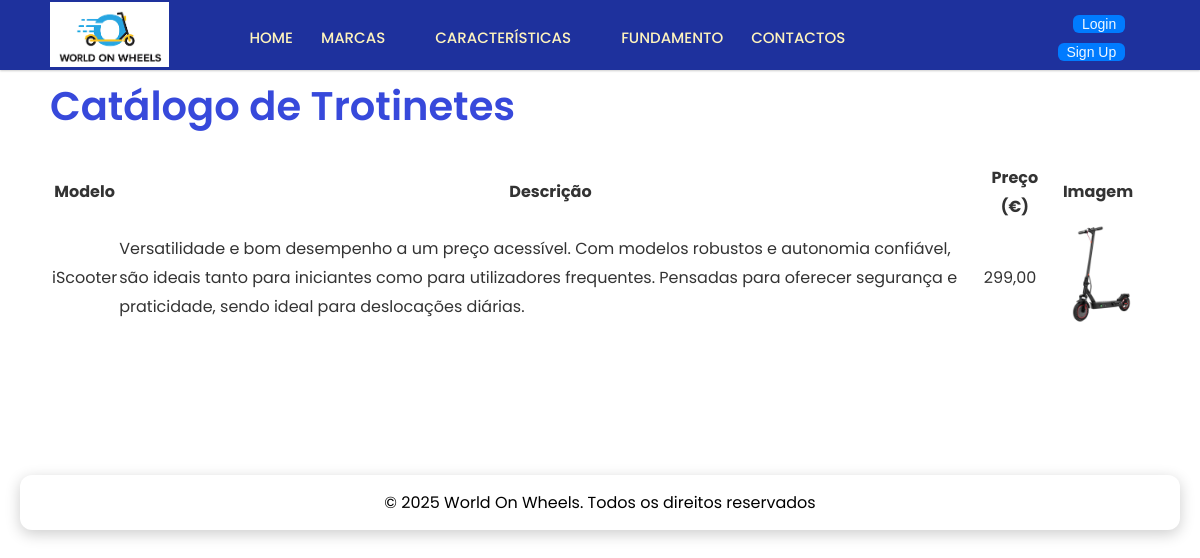
Page /urbanglidecatalog.php?m=2 on the committed database.
### tables this page shows
CREATE TABLE `trotinetes` (
  `id_trotinete` int(100) NOT NULL,
  `modelo` varchar(100) NOT NULL,
  `descricao` varchar(255) NOT NULL,
  `preco` float NOT NULL,
  `imagem` varchar(255) NOT NULL,
  `id_marca` int(11) NOT NULL
);

### ligaDados.php (called while the page is built, shortened)
<?php
class ligaDados {
    private $servidor = 'localhost';
    private $dbnome = 'dbwow';
    private $user = 'root';
    private $pass = '';
    public function __construct() {
        try {
            $this->liga = new PDO(
                'mysql:host=' . $this->servidor . ';dbname=' . $this->dbnome,
                $this->user,
                $this->pass,
                array(PDO::MYSQL_ATTR_INIT_COMMAND => "SET NAMES utf8")
            );
        } catch (PDOException $e) {
            echo 'ERRO: ' . $e->getMessage();
            die();
        }
    }
}
?>

### urbanglidecatalog.php (the view, shortened to what this page needs)
<?php
include('ligaDados.php');
$db = new ligaDados();
$marca_id = isset($_GET['m']) ? intval($_GET['m']) : 0;
$sql = "SELECT * FROM trotinetes WHERE id_marca = :id_marca";
$stmt = $db->liga->prepare($sql);
$stmt->bindParam(':id_marca', $marca_id, PDO::PARAM_INT);
$stmt->execute();
$result = $stmt->fetchAll(PDO::FETCH_ASSOC);
?>
<!DOCTYPE html>
<html lang="pt">
<head>
    <link rel="stylesheet" href="style.css">
</head>
<body>
<?php include('navegador.php'); ?>
<section>
    <h1>Catálogo de Trotinetes</h1>
    <?php if (count($result) > 0): ?>
        <table>
            <thead>
                <tr>
                    <th>Modelo</th>
                    <th>Descrição</th>
                    <th>Preço (€)</th>
                    <th>Imagem</th>
                </tr>
            </thead>
            <tbody>
                <?php foreach ($result as $row): ?>
                    <tr>
                        <td><?= htmlspecialchars($row['modelo']) ?></td>
                        <td><?= htmlspecialchars($row['descricao']) ?></td>
                        <td><?= number_format($row['preco'], 2, ',', '.') ?></td>
                        <td><img src="<?= htmlspecialchars($row['imagem']) ?>" alt="Imagem da trotinete" width="100"></td>
                    </tr>
                <?php endforeach; ?>
            </tbody>
        </table>
    <?php else: ?>
        <p>Nenhuma trotinete encontrada para este modelo.</p>
    <?php endif; ?>
</section>
   <footer>
   <div class="textFooter">
    <p>© 2025 World On Wheels. Todos os direitos reservados</p>
  </div>
  </footer>
</body>
</html>

### style.css (style rules this page uses)
* { margin: 0; padding: 0; box-sizing: border-box; font-family: 'Poppins', sans-serif; }
body { min-height: 100vh; }
section { max-width: 900px; padding: 40px 20px; font-family: 'Segoe UI', sans-serif; color: #333; line-height: 1.8; margin-top: 70px; margin-left: auto; margin-right: auto; max-width: 1250px; width: 100%; padding-top: 0px; padding-left: 50px; padding-right: 50px; padding-bottom: 70px; }
section h1 { font-size: 40px; color: #3749db; font-weight: 600; margin-bottom: 20px; }
footer { position: relative; overflow: hidden; text-align: center; padding: 20px; transition: all 0.4s ease; }
.textFooter { margin-top: 50px; max-width: 100%; border-radius: 12px; box-shadow: 0 4px 15px rgba(0, 0, 0, 0.2); z-index: 2; position: relative; background-color: white; padding: 15px; }

### rows in the picture
trotinetes: modelo "iScooter", descricao "Versatilidade e bom desempenho a um preço acessível. Com modelos robustos e autonomia confiável, são ideais tanto para iniciantes como para utilizadores frequentes. Pensadas para oferecer segurança e praticidade, sendo ideal para deslocações diárias.", preco "299,00"
